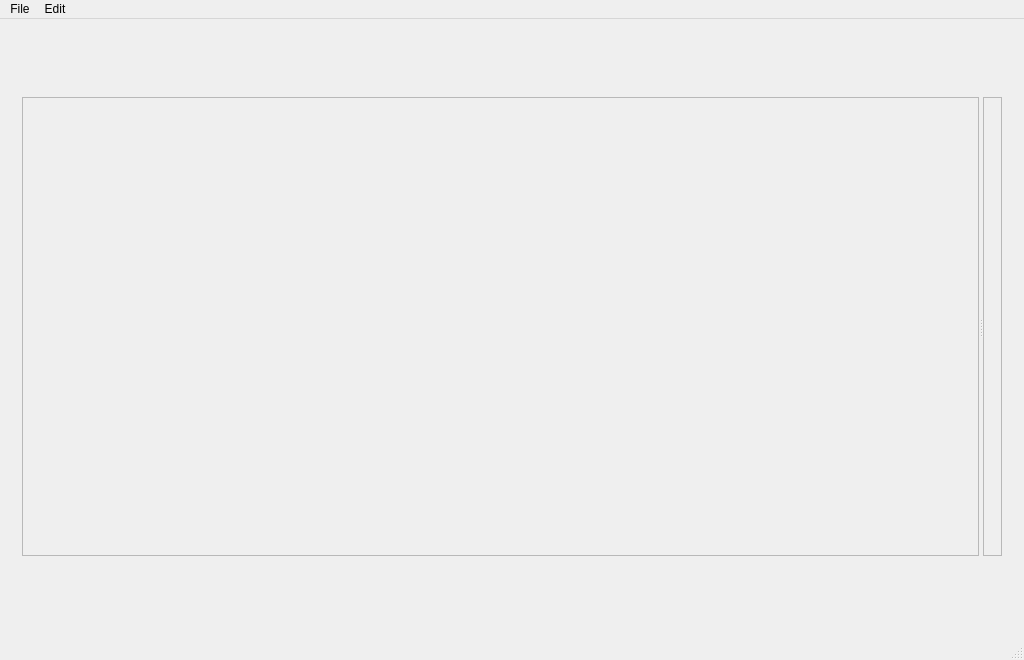
<?xml version="1.0" encoding="UTF-8"?>
<ui version="4.0">
 <class>DjooleaWindow</class>
 <widget class="QMainWindow" name="DjooleaWindow">
  <property name="geometry">
   <rect>
    <x>0</x>
    <y>0</y>
    <width>1024</width>
    <height>660</height>
   </rect>
  </property>
  <property name="windowTitle">
   <string>Djoolea</string>
  </property>
  <property name="styleSheet">
   <string notr="true"/>
  </property>
  <widget class="QWidget" name="centralWidget">
   <property name="enabled">
    <bool>true</bool>
   </property>
   <property name="layoutDirection">
    <enum>Qt::LeftToRight</enum>
   </property>
   <property name="styleSheet">
    <string notr="true"/>
   </property>
   <layout class="QVBoxLayout" name="verticalLayout">
    <item>
     <widget class="QFrame" name="headerFrame">
      <property name="minimumSize">
       <size>
        <width>0</width>
        <height>50</height>
       </size>
      </property>
      <property name="maximumSize">
       <size>
        <width>16777215</width>
        <height>50</height>
       </size>
      </property>
      <property name="styleSheet">
       <string notr="true"/>
      </property>
      <property name="frameShape">
       <enum>QFrame::NoFrame</enum>
      </property>
      <property name="frameShadow">
       <enum>QFrame::Raised</enum>
      </property>
      <layout class="QHBoxLayout" name="horizontalLayout"/>
     </widget>
    </item>
    <item>
     <widget class="QFrame" name="contentFrame">
      <property name="frameShape">
       <enum>QFrame::NoFrame</enum>
      </property>
      <property name="frameShadow">
       <enum>QFrame::Raised</enum>
      </property>
      <layout class="QVBoxLayout" name="verticalLayout_2">
       <item>
        <widget class="QSplitter" name="contentSplitter">
         <property name="sizePolicy">
          <sizepolicy hsizetype="Preferred" vsizetype="Preferred">
           <horstretch>0</horstretch>
           <verstretch>0</verstretch>
          </sizepolicy>
         </property>
         <property name="minimumSize">
          <size>
           <width>0</width>
           <height>0</height>
          </size>
         </property>
         <property name="orientation">
          <enum>Qt::Horizontal</enum>
         </property>
         <widget class="QFrame" name="sidebarFrame">
          <property name="minimumSize">
           <size>
            <width>0</width>
            <height>0</height>
           </size>
          </property>
          <property name="maximumSize">
           <size>
            <width>16777215</width>
            <height>16777215</height>
           </size>
          </property>
          <property name="frameShape">
           <enum>QFrame::StyledPanel</enum>
          </property>
          <property name="frameShadow">
           <enum>QFrame::Raised</enum>
          </property>
         </widget>
         <widget class="QFrame" name="playlistFrame">
          <property name="sizePolicy">
           <sizepolicy hsizetype="Preferred" vsizetype="Preferred">
            <horstretch>0</horstretch>
            <verstretch>0</verstretch>
           </sizepolicy>
          </property>
          <property name="frameShape">
           <enum>QFrame::StyledPanel</enum>
          </property>
          <property name="frameShadow">
           <enum>QFrame::Raised</enum>
          </property>
          <layout class="QVBoxLayout" name="verticalLayout_3">
           <property name="leftMargin">
            <number>0</number>
           </property>
           <property name="topMargin">
            <number>0</number>
           </property>
           <property name="rightMargin">
            <number>0</number>
           </property>
           <property name="bottomMargin">
            <number>0</number>
           </property>
           <item>
            <widget class="QFrame" name="trackInfo">
             <property name="sizePolicy">
              <sizepolicy hsizetype="Preferred" vsizetype="Preferred">
               <horstretch>0</horstretch>
               <verstretch>0</verstretch>
              </sizepolicy>
             </property>
            </widget>
           </item>
           <item>
            <widget class="QFrame" name="playlist">
             <property name="sizePolicy">
              <sizepolicy hsizetype="Preferred" vsizetype="Expanding">
               <horstretch>0</horstretch>
               <verstretch>0</verstretch>
              </sizepolicy>
             </property>
            </widget>
           </item>
          </layout>
         </widget>
        </widget>
       </item>
      </layout>
     </widget>
    </item>
    <item>
     <widget class="QFrame" name="controlsFrame">
      <property name="minimumSize">
       <size>
        <width>1000</width>
        <height>54</height>
       </size>
      </property>
      <property name="maximumSize">
       <size>
        <width>16777215</width>
        <height>54</height>
       </size>
      </property>
      <layout class="QHBoxLayout" name="horizontalLayout_4"/>
     </widget>
    </item>
   </layout>
  </widget>
  <widget class="QMenuBar" name="menuBar">
   <property name="geometry">
    <rect>
     <x>0</x>
     <y>0</y>
     <width>1024</width>
     <height>22</height>
    </rect>
   </property>
   <widget class="QMenu" name="menuSettings">
    <property name="title">
     <string>File</string>
    </property>
   </widget>
   <widget class="QMenu" name="menuEdit">
    <property name="title">
     <string>Edit</string>
    </property>
   </widget>
   <addaction name="menuSettings"/>
   <addaction name="menuEdit"/>
  </widget>
  <widget class="QStatusBar" name="statusBar"/>
 </widget>
 <layoutdefault spacing="6" margin="11"/>
 <resources/>
 <connections/>
</ui>
